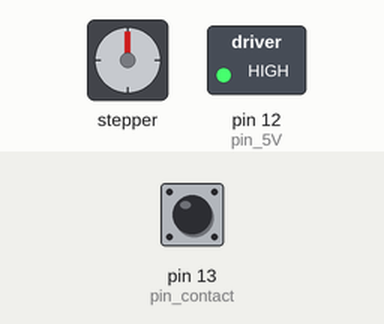
Recording of a sketch running on a simulated Arduino Uno, built with avr-gcc and run on an emulated ATmega328P. Parts: stepper motor, switched loads named in the sketch (green lamp = pin HIGH). Inputs (shaded band) come from the test bench; at power-on: pin 13 (pin_contact) HIGH. Stepper angles assume 2048 steps per turn; what the sketch prints to the serial monitor is not drawn.

Above: at 0.15 s.
At 1.06 s:
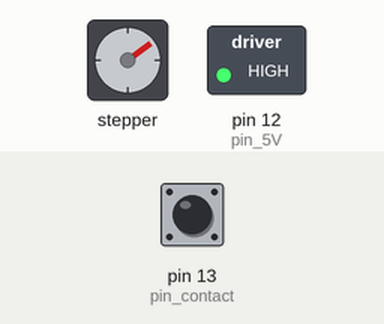
At 2.27 s:
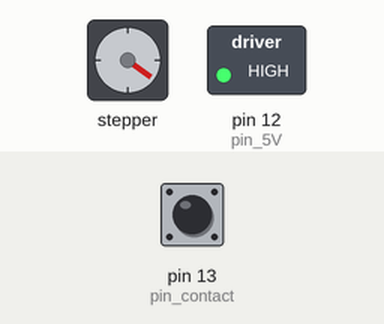
At 4.6 s:
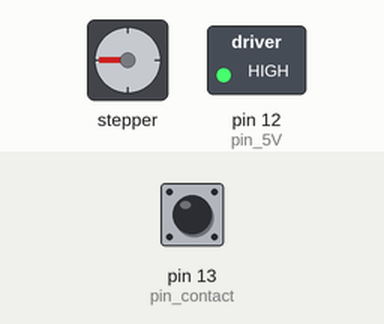
Timing chart, 0 to 6.1 s (numbered marks = the images above):
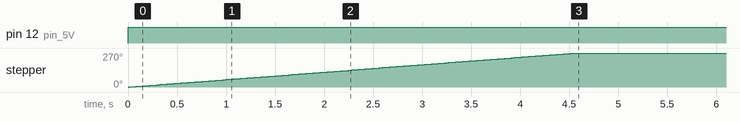

Measured:
- by itself, pin 12 (pin_5V): LOW → HIGH at 0.00 s
- by itself, stepper: turns 270° clockwise in 4.5 s

The sketch:

Panier_Uno.ino
```cpp
/*
 Stepper Motor Control - one revolution

 This program drives a unipolar or bipolar stepper motor.
 The motor is attached to digital pins 8 - 11 of the Arduino.

 The motor should revolve one revolution in one direction, then
 one revolution in the other direction.


 Created 11 Mar. 2007
 Modified 30 Nov. 2009
 by Tom Igoe

 */

#include <Stepper.h>

const int stepsPerRevolution = 2048;  // change this to fit the number of steps per revolution
// for your motor
const int pin_5V = 12;
const int pin_contact = 13;
// initialize the stepper library on pins 8 through 11:
Stepper myStepper(stepsPerRevolution, 8, 10, 9, 11);
int presqueUnTour = (float) stepsPerRevolution * 270.0/360.0;
void setup() {
  // set the speed at 60 rpm:
  myStepper.setSpeed(10);
  pinMode(pin_5V, OUTPUT);
  pinMode(pin_contact, INPUT_PULLUP);
  // initialize the serial port:
  Serial.begin(9600);
}
void loop() {
  digitalWrite(pin_5V,HIGH); //on met du 5V dans le pin 12
  do{
    delay(10);
  }while(!digitalRead(pin_contact));
  // step one revolution  in one direction:
  Serial.println("clockwise");
  myStepper.step(presqueUnTour);
  delay(50000000000);


}
```
